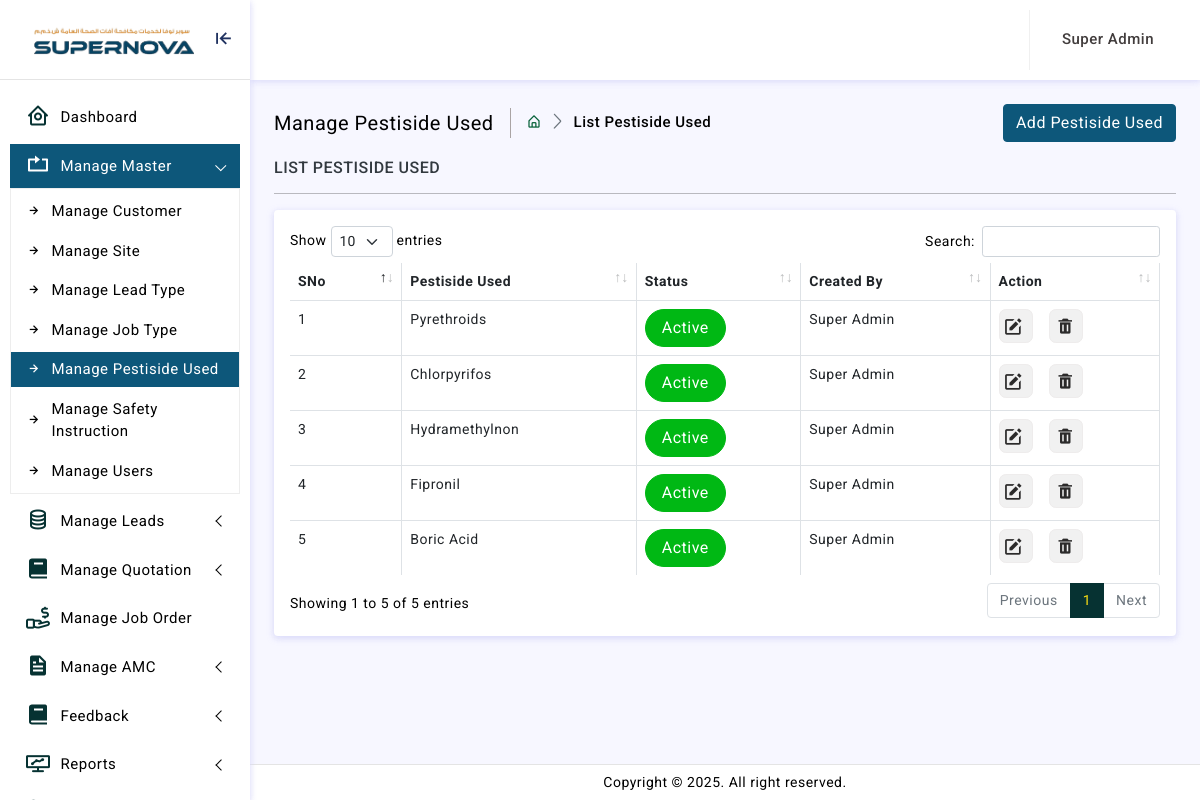
The app's page /adminln/manage-pestiside-used.php (signed in) with its own data.
### tables this page shows
CREATE TABLE `pestiside_used` (
  `id` int(11) NOT NULL,
  `pestiside_used` varchar(255) NOT NULL,
  `status` varchar(20) NOT NULL,
  `created_by` int(11) NOT NULL,
  `created_datetime` datetime NOT NULL,
  `modified_by` int(11) NOT NULL,
  `modified_datetime` datetime NOT NULL
);

CREATE TABLE `user` (
  `Id` int(11) NOT NULL,
  `user_type` tinyint(4) NOT NULL,
  `UserName` varchar(255) NOT NULL,
  `name` varchar(255) NOT NULL,
  `status` tinyint(4) NOT NULL,
  `Password` varchar(1000) NOT NULL,
  `master_admin` varchar(55) NOT NULL,
  `AddedDate` datetime NOT NULL,
  `UpdatedDate` datetime NOT NULL
);

### adminln/manage-pestiside-used.php (the view, shortened to what this page needs)
<?php
function main() {
include 'dilg/cnt/join.php';
   ?>
<div class="page-breadcrumb d-sm-flex align-items-center mb-3">
<div class="breadcrumb-title pe-3">Manage Pestiside Used</div>
<div class="ps-3">
<nav aria-label="breadcrumb">
<ol class="breadcrumb mb-0 p-0">
<li class="breadcrumb-item"><a href="home.php"><i class="bx bx-home-alt color-af251c"></i></a>
</li>
<li class="breadcrumb-item active" aria-current="page">List Pestiside Used</li>
</ol>
</nav>
</div>
<div class="ms-auto">
<div class="col">
<button type="button" class="btn btn-primary" data-bs-toggle="modal" data-bs-target="#exampleExtraLargeModal" onClick="getedit(0)">Add Pestiside Used</button>
</div>
</div>
</div>
<h6 class="mb-0 text-uppercase">List Pestiside Used</h6>
<hr/>
<?  $select_pestiside_used=mysqli_query($conn,"select * from pestiside_used order by id desc ");
if(mysqli_num_rows($select_pestiside_used)>>0){
?>
<div class="card">
<div class="card-body">
<div class="table-responsive">
<table id="example" class="table table-striped table-bordered" style="width:100%">
<thead>
<tr>
<th>SNo</th>
<th>Pestiside Used </th>
<th>Status</th>
<th>Created By</th>
<th>Action</th>
</tr>
</thead>
<tbody>
<?
$SNo = 0;
while($row_pestiside_used=mysqli_fetch_array($select_pestiside_used))
{
$SNo = $SNo + 1;
$id=$row_pestiside_used['id'];
$pestiside_used=$row_pestiside_used['pestiside_used'];
$status=$row_pestiside_used['status'];
$created_by=$row_pestiside_used['created_by'];
$select_name=mysqli_query($conn,"select * from user where Id='$created_by'");
$row_name=mysqli_fetch_array($select_name);
$created_name =stripslashes($row_name['name']);
?>
<tr>
<td><?=$SNo; ?></td>
<td><?=$pestiside_used; ?></td>
<td><div id="spSt<?=$id?>"></div>
            <script>drwStatus('<?=$id?>', '<?=$status?>')</script></td>
<td><?=$created_name; ?></td>
<td>
<div class="d-flex order-actions">
<a href="#" class="btn btn-add btn-sm" tooltip="Edit" data-bs-toggle="modal" data-bs-target="#exampleExtraLargeModal" onClick="getedit(<?=$id; ?>)"><i class="bx bxs-edit"></i></a>
<a href="#" class="ms-3" data-toggle="modal" tooltip="Delete" data-target="#customer2" onClick="if(confirm('Are you sure want to delete this?')) { window.location.href='manage-pestiside-used.php?act=delete&id=<?=$id ?> ' }"><i class="bx bxs-trash"></i></a>
</div>
</td>
</tr>
<? } ?>
</tbody>
</table>
</div>
</div>
</div>
<? } else { echo "No Records Found";  } ?>
<?php
}
include 'template.php';
?>

### adminln/assets/css/app.css (style rules this page uses)
body { font-size: 14px; color: #000; letter-spacing: .5px; background: #f7f7ff; overflow-x: hidden; font-family: Roboto, sans-serif }
a { text-decoration: none }
.breadcrumb-title { font-size: 20px; border-right: 1.5px solid #aaa4a4 }
.page-breadcrumb .breadcrumb li.breadcrumb-item { font-size: 15px; font-weight: 500; }
.page-breadcrumb .breadcrumb-item+.breadcrumb-item::before { display: inline-block; padding-right: .5rem; color: #6c757d; font-family: LineIcons; content: "\ea5c" }
.order-actions a { font-size: 18px; width: 34px; height: 34px; display: flex; align-items: center; justify-content: center; background: #f1f1f1; border: 1px solid #eeecec; text-align: center; border-radius: 20%; color: #2b2a2a }
.btn i { vertical-align: middle; font-size: 1.3rem; margin-top: -1em; margin-bottom: -1em; margin-right: 5px }
.table-striped>tbody>tr:nth-of-type(odd) { --bs-table-accent-bg: unset; }
.table-bordered>:not(caption)>*>* { border-width: 1px 1px; }
.table-bordered th { border-width: 0px 1px; }
.breadcrumb-item.active { color: #000 !important; }

### adminln/assets/css/tooltip.css (style rules this page uses)
[tooltip] { position: relative; }
[tooltip]::before, [tooltip]::after { text-transform: none; font-size: 12px; line-height: 1; user-select: none; pointer-events: none; position: absolute; display: none; opacity: 0; }
[tooltip]::before { content: ''; border: 5px solid transparent; z-index: 1001; }
[tooltip]::after { content: attr(tooltip); font-family: Helvetica, sans-serif; text-align: center; min-width: 3em; max-width: 21em; white-space: nowrap; overflow: hidden; text-overflow: ellipsis; padding: 1ch 1.5ch; border-radius: .3ch; box-shadow: 0 1em 2em -.5em rgba(0, 0, 0, 0.35); background: #333; color: #fff; z-index: 1000; }
[tooltip]:not([flow])::before, [tooltip][flow^="up"]::before { bottom: 100%; border-bottom-width: 0; border-top-color: #333; }
[tooltip]:not([flow])::after, [tooltip][flow^="up"]::after { bottom: calc(100% + 5px); }
[tooltip]:not([flow])::before, [tooltip]:not([flow])::after, [tooltip][flow^="up"]::before, [tooltip][flow^="up"]::after { left: 50%; transform: translate(-50%, -.5em); }

### records on screen
pestiside_used: pestiside_used "Pyrethroids", user.name "Super Admin"
pestiside_used: pestiside_used "Chlorpyrifos", user.name "Super Admin"
pestiside_used: pestiside_used "Hydramethylnon", user.name "Super Admin"
pestiside_used: pestiside_used "Fipronil", user.name "Super Admin"
pestiside_used: pestiside_used "Boric Acid", user.name "Super Admin"

### other values on screen
$usertype_name "Super Admin"
